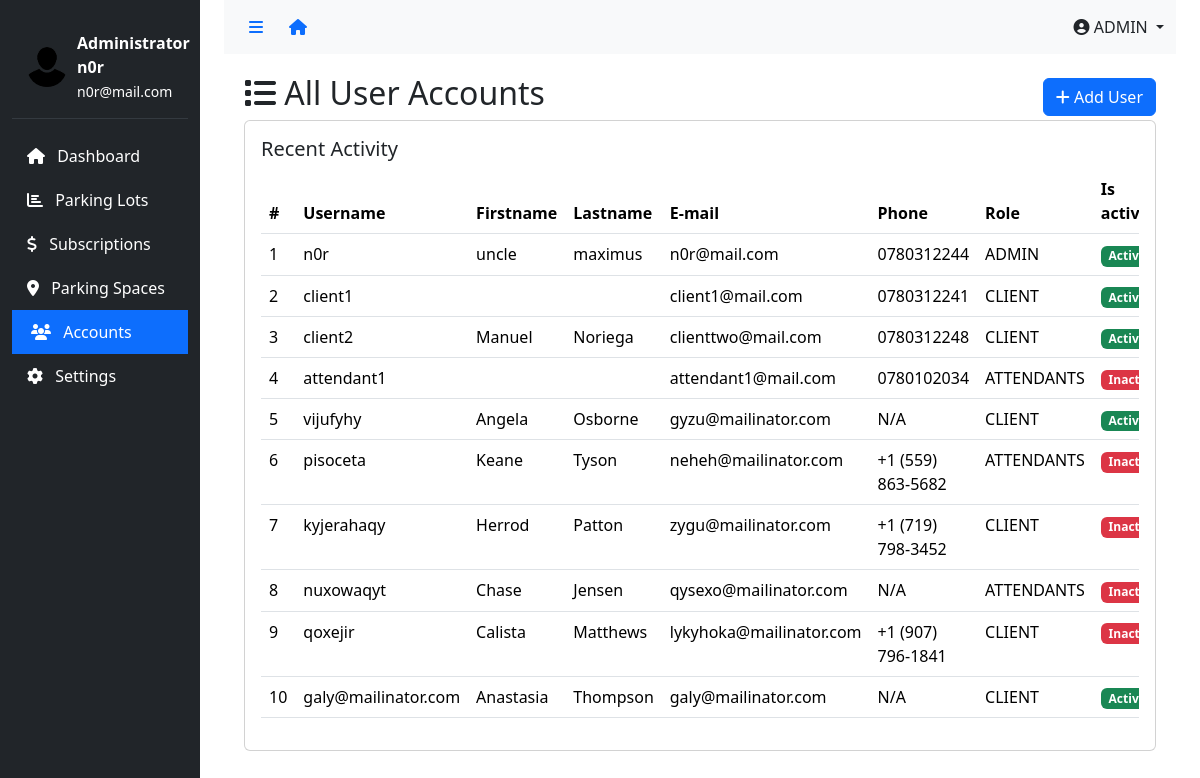
/dashboard/uaccounts (signed in), run on an earlier commit of the app's database.
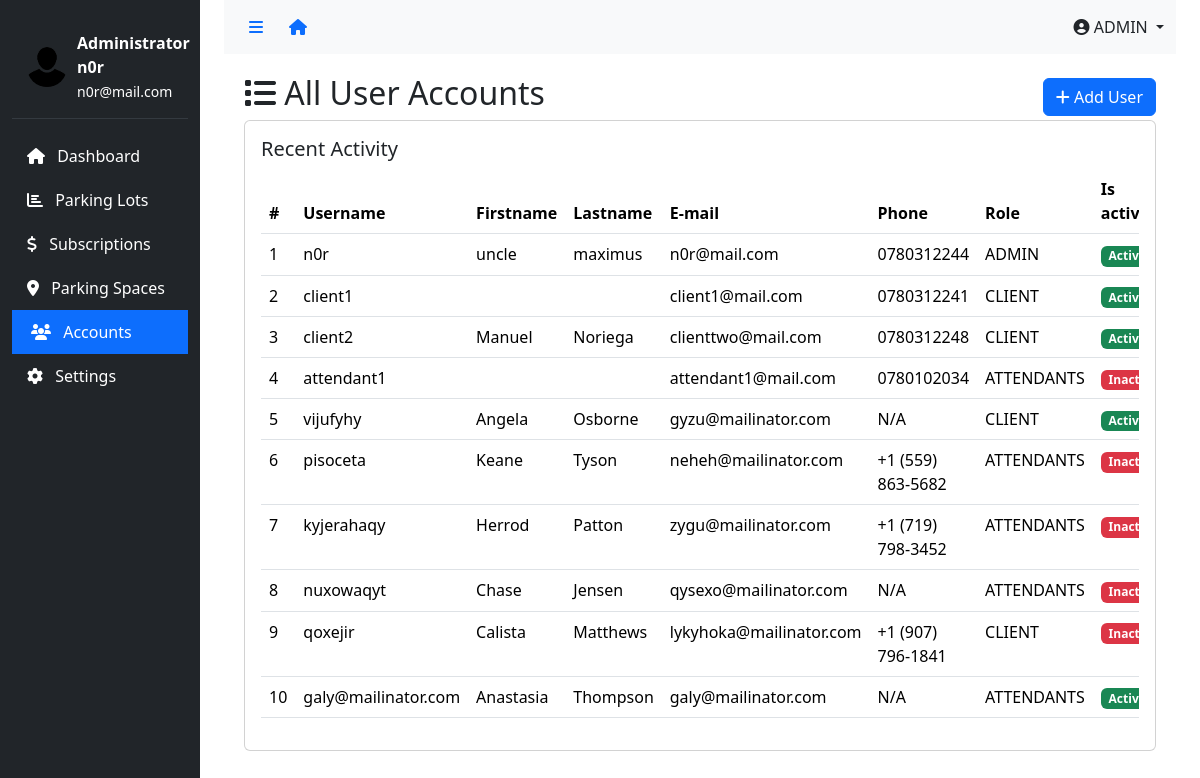
And on a later commit of the database.
### app/models.py (models this page shows, shortened)
class User(AbstractUser):
    class Role(models.TextChoices):
        ATTENDANTS = "ATTENDANTS", "Attendants"
        ADMIN = "ADMIN", "Admin"
        CLIENT = "CLIENT", "Client"
    role = models.CharField(
        max_length=50,
        choices=Role.choices,
        default=Role.CLIENT  # Set default role to CLIENT
    )
    phone_number = models.CharField(
        validators=[phone_regex],
        max_length=10,
        unique=True,
        null=True
    )
    groups = models.ManyToManyField(
        'auth.Group',
        related_name='users',
        blank=True,
        help_text='The groups this user belongs to.'
    )
    user_permissions = models.ManyToManyField(
        'auth.Permission',
        related_name='users',
        blank=True,
        help_text='Specific permissions for this user.'
    )

### app/views.py (the view)
# urls.py: path('dashboard/uaccounts', views.uaccounts, name="uaccounts"),
@login_required
@admin_required
def uaccounts(request):
    users = User.objects.all()
    return render(request, 'dashboard/uaccounts.html', {'users': users, 'active_menu': 'uaccounts'})

### app/templates/app/dashboard/uaccounts.html (shortened to what this page needs)
{% extends 'dashboard/base.html' %}
{% block content %}
<div class="content">
    <div class="d-flex justify-content-between align-items-center">
        <h2><i class="fas fa-list"></i> All User Accounts</h2>
        <a href="{% url 'create_user' %}" class="btn btn-primary"><i class="fas fa-plus"></i> Add User</a>
    </div>
    <div class="card">
        <div class="card-body">
            <h5 class="card-title">Recent Activity</h5>
            <div class="table-responsive">
                <table class="table table-hover" id="activityTable">
                    <thead>
                        <tr>
                            <th>#</th>
                            <th>Username</th>
                            <th>Firstname</th>
                            <th>Lastname</th>
                            <th>E-mail</th>
                            <th>Phone</th>
                            <th>Role</th>
                            <th>Is active</th>
                        </tr>
                    </thead>
                    <tbody>
                        {% for user in users %}
                        <tr>
                            <td>{{ forloop.counter }}</td>
                            <td>{{ user.username }}</td>
                            <td>{{ user.first_name }}</td>
                            <td>{{ user.last_name }}</td>
                            <td>{{ user.email }}</td>
                            <td>{{ user.phone_number|default:"N/A" }}</td>
                            <td>{{ user.role|default:"N/A" }}</td>
                            <td>
                                {% if user.is_active %}
                                <span class="badge bg-success">Active</span>
                                {% else %}
                                <span class="badge bg-danger">Inactive</span>
                                {% endif %}
                            </td>
                        </tr>
                        {% empty %}
                        <tr>
                            <td colspan="9" class="text-center">No users found</td>
                        </tr>
                        {% endfor %}
                    </tbody>
                </table>
            </div>
        </div>
    </div>
</div>
</div>
</div>
{% endblock %}

What changed in the data, as far as the page shows it:
changed User "kyjerahaqy": role "CLIENT" → "ATTENDANTS"
changed User "galy@mailinator.com": role "CLIENT" → "ATTENDANTS"
